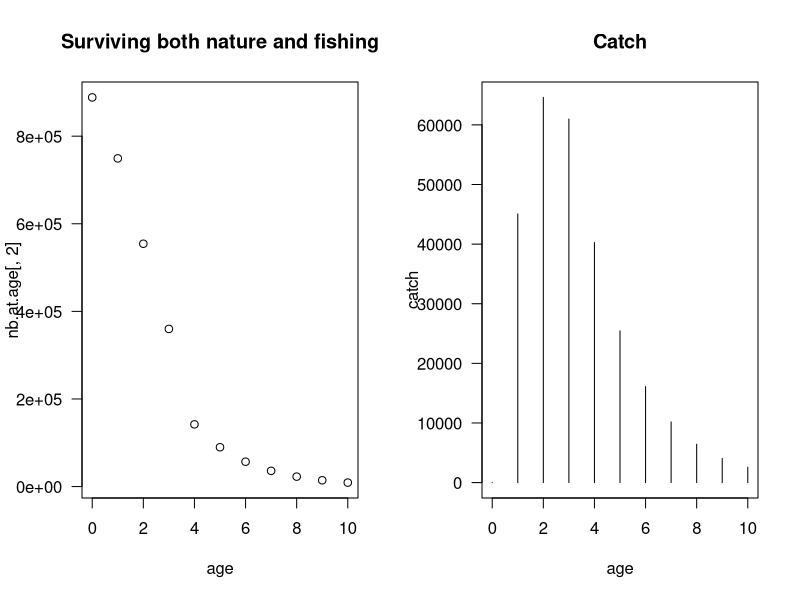

R code for this plot:
# CREATION DATE     13 Nov. 2008
# MODIFICATION DATE 13 Nov. 2008

# AUTHOR marco.kienzle@gmail.com

# BACKGROUND we are looking for a method to estimate M and F with data similar to the Torres Strait lobster assessment.
#            

# STATUS works wonderful

# PURPOSE express a likelihood function to estimate cohort-specific mortality
#         using catch data (and not survey)

# METHOD 
# ASSUMPTION 

# COMMENT if you have only catches, you can't estimate both fishing and natural mortality, you will end-up with M=F but Z will be well estimated
#         BUT if you can provide the ratio of catch over total abundance (basically you have a catch time series and a absolute survey),
#             then the ratio of catch over total death (i.e. N(t+1) - N(t)) is equal to F/Z

# Suppose age varies between 0 and 10
age = seq(0,10)

# Suppose you have a 60% (M+F = 0.51) chance survival from both fishing (F=0.405) and natural mortality (M=0.105)
M <- 0.105
x <- runif(1, min = 0.1, max = 1)
s <- runif(1, min = 0.1, max = 0.3)
F <-  x * c(s * age[1:4], rep(1,length(age[5:11])))

print(paste("Simulated F is", round(x,3)))
print(paste("Simulated slope of selectivity is ", round(s,3)))

N0 <- runif(1, min = 1e3, max = 1e6)
nb.at.age = cbind(age, N0 * exp(-(M + F)) ^ age) # this correspond to what you would see
                                         # with an exhaustive survey
# Calculate the total number of individual dying at age
total.death = N0 * (exp(-(M+F) * age) - exp(-(M+F) * (age+1)))

# According to stock assessment books, catch = F / Z
catch = F/(M+F) * total.death

# Plot the data
par(mfrow=c(1,2))
plot(age, nb.at.age[,2], main = "Surviving both nature and fishing", las = 1)
plot(age, catch, main = "Catch", type = "h", las=1)


# Maximum likelihood function to estimate F
llfunc = function(par){ # a function of only 1 parameter (F)

    F <- par[1]
    alpha <- par[2]
  # Fishing mortality is the parameter to estimate

  # Following Quinn and Deriso's equation (1.23)
  # Natural mortality relates to F and the total number of individual dying from 1 year to the next
  # and catch during the same year (here catch[1])
  # C = F/Z * nb.dying
  
  # Here we assume we have a survey that provides us with
  # the total number of individual that died within an interval
  #nb.dying = nb.at.age[1,2] - nb.at.age[2,2]

  # Their ratio is
  #r = catch[1]/nb.dying

  # So natural mortality
  #M = F * (1- r ) / r
    M <- 0.105
  # And total mortality
  #Z = M + F * alpha * age
    selectivity <- c(alpha * age[1:4], rep(1, length(age[5:11])))
  Z = M + F * selectivity
    
  # Calculating the probability of surviving until certain age
  prob1 = F * selectivity / Z * (1 - exp(-Z * age))
  prob2 = F * selectivity / Z * (1 - exp(-Z * (age+1)))

  # Finally the likelihood
  P = prob2-prob1

#    print(P)
#    print(sum(P))
 
    index <- which(P != 0)
    -sum( catch[index]  * log( P[index] / sum(P[index]) ))

   
} # End of function

# Estimate cohort-specific mortality rates

result <- optim(par = c(0.5,0.05), fn = llfunc, method = c("L-BFGS-B"),
      lower = c(1e-2,1e-2), upper = c(1,1), hessian = TRUE)
errors <- sqrt(diag(solve(result$hessian)))
print(paste("Estimated F is", round(result$par[1],3), "+-", round(errors[1],3)))
print(paste("Estimated s is", round(result$par[2],3), "+-", round(errors[2],3)))
